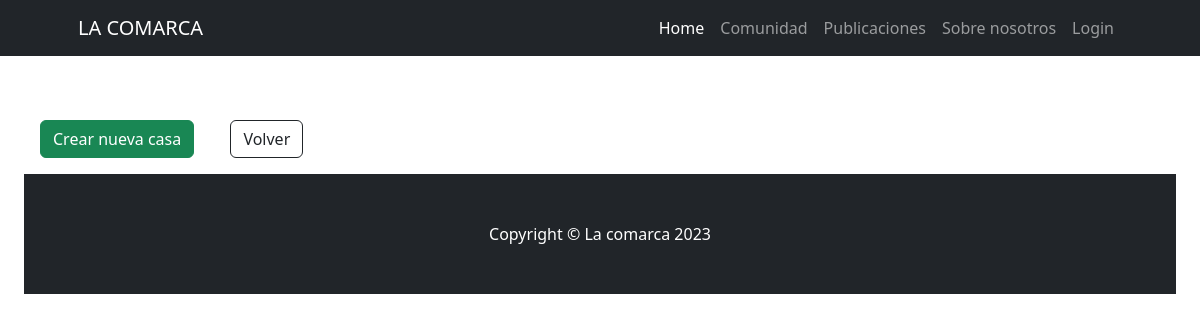
The page /comunidad/casascomunidad/list/ on the database as committed earlier.
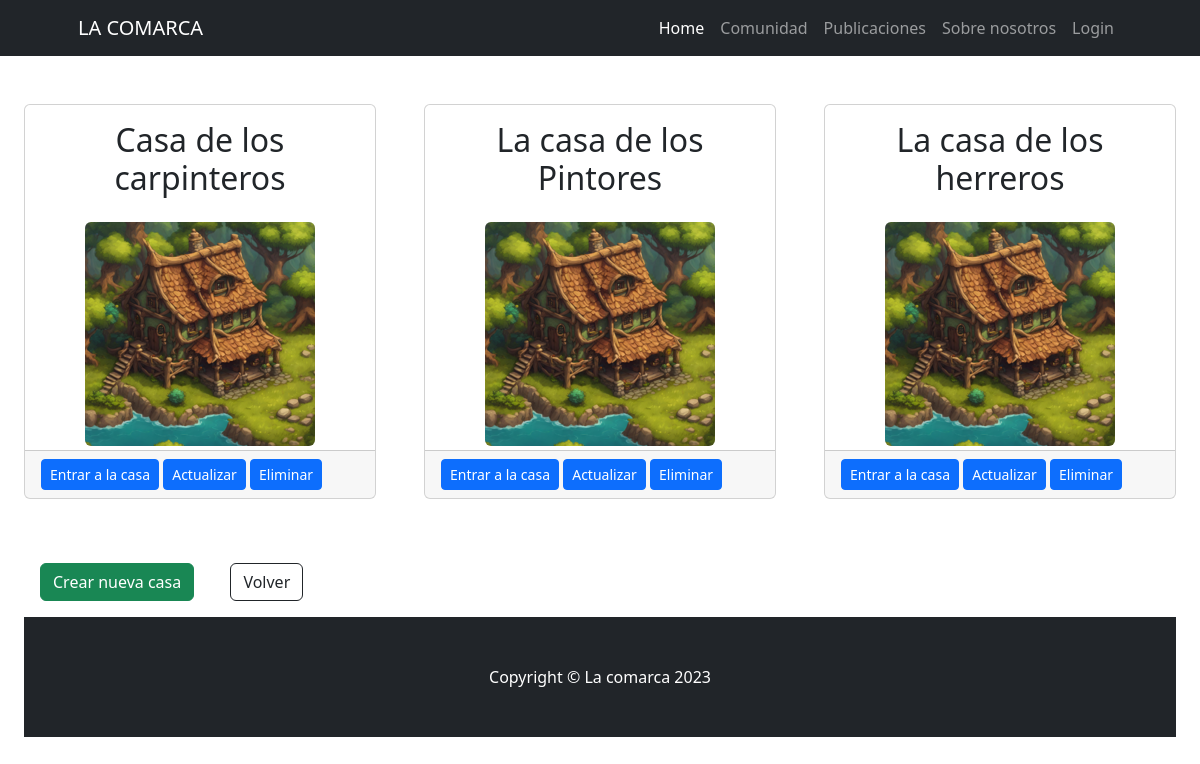
The same page on the database as committed later.
### comunidad/models.py (models this page shows, shortened)
class CasasComunidad(models.Model):
    nombre_casa = models.CharField(max_length=50)
    descripcion = models.CharField(max_length=500)
    class Meta:
        verbose_name = "Casa"
        verbose_name_plural = "Casas"

### comunidad/views.py (the view)
# urls.py: path("casascomunidad/list/", views.CasasComunidadList.as_view(), name="casascomunidad_list"),
class CasasComunidadList(ListView):
    model = models.CasasComunidad

### comunidad/templates/comunidad/casascomunidad_list.html
{% extends 'home/base.html' %}
{% load static %}
{% block content %}
<div class="row gx-4 gx-lg-5 align-items-center my-5">
<div class="container px-4 px-lg-5">
<div class="row gx-4 gx-lg-5">
        {% for casa in object_list %}
        <div class="col-md-4 mb-5">
            <div class="card h-100">
                <div class="card-body">
                    <h2 class="card-title text-center ">{{ casa.nombre_casa }}</h2>
                </div>
                <div class="col-12 mb-1 text-center">
                    <img class="img-fluid rounded" src="{% static 'home/images/casa_comarca.png' %}" alt="..." style="max-height: 100%; width: auto;" />
                </div>
                <div class="card-footer"><a class="btn btn-primary btn-sm" href="{% url 'comunidad:casascomunidad_detail' casa.id %}">Entrar a la casa</a>
                    <a class="btn btn-primary btn-sm" href="{% url 'comunidad:casascomunidad_update' casa.id %}">Actualizar</a>
                    <a class="btn btn-primary btn-sm" href="{% url 'comunidad:casascomunidad_delete' casa.id %}">Eliminar</a>
                </div>
            </div>
        </div>
        {% endfor %}
    </div>
    <a class="btn btn-success m-3" href="{% url 'comunidad:casascomunidad_create' %}">Crear nueva casa</a>
    <a class="btn btn-outline-dark m-3 m-3" href="{% url 'comunidad:index' %}">Volver</a>
</body>
{% endblock content %}

### home/templates/home/base.html (shortened to what this page needs)
{% load static %}
<!DOCTYPE html>
<html lang="es">
    <head>
        <link href="{% static 'home/css/styles.css' %}" rel="stylesheet" />
    </head>
    <body>
        {% include 'home/navbar.html' %}
        {% block content %}
        {% endblock content %}
        {% include 'home/footer.html' %}
    </body>
</html>

### home/templates/home/navbar.html (shortened to what this page needs)
    <nav class="navbar navbar-expand-lg navbar-dark bg-dark">
    <div class="container px-5">
        <a class="navbar-brand" href="{% url 'home:index' %}">LA COMARCA</a>
        <div class="collapse navbar-collapse" id="navbarSupportedContent">
            <ul class="navbar-nav ms-auto mb-2 mb-lg-0">
                <li class="nav-item"><a class="nav-link active" aria-current="page" href="{% url 'home:index' %}">Home</a></li>
                <li class="nav-item"><a class="nav-link" href="{% url 'comunidad:index' %}">Comunidad</a></li>
                <li class="nav-item"><a class="nav-link" href="{% url 'publicaciones:index' %}">Publicaciones</a></li>
                <li class="nav-item"><a class="nav-link" href="{% url 'home:abaut' %}">Sobre nosotros</a></li>
                <li class="nav-item"><a class="nav-link" href="#!">Login</a></li>
            </ul>
        </div>
    </div>
</nav>

### home/templates/home/footer.html
<footer class="py-5 bg-dark">
    <div class="container px-4 px-lg-5"><p class="m-0 text-center text-white">Copyright &copy; La comarca 2023</p></div>
</footer>

Rows that differ between the two databases and show on the page:
added CasasComunidad: nombre_casa "Casa de los carpinteros"
added CasasComunidad: nombre_casa "La casa de los Pintores"
added CasasComunidad: nombre_casa "La casa de los herreros"
